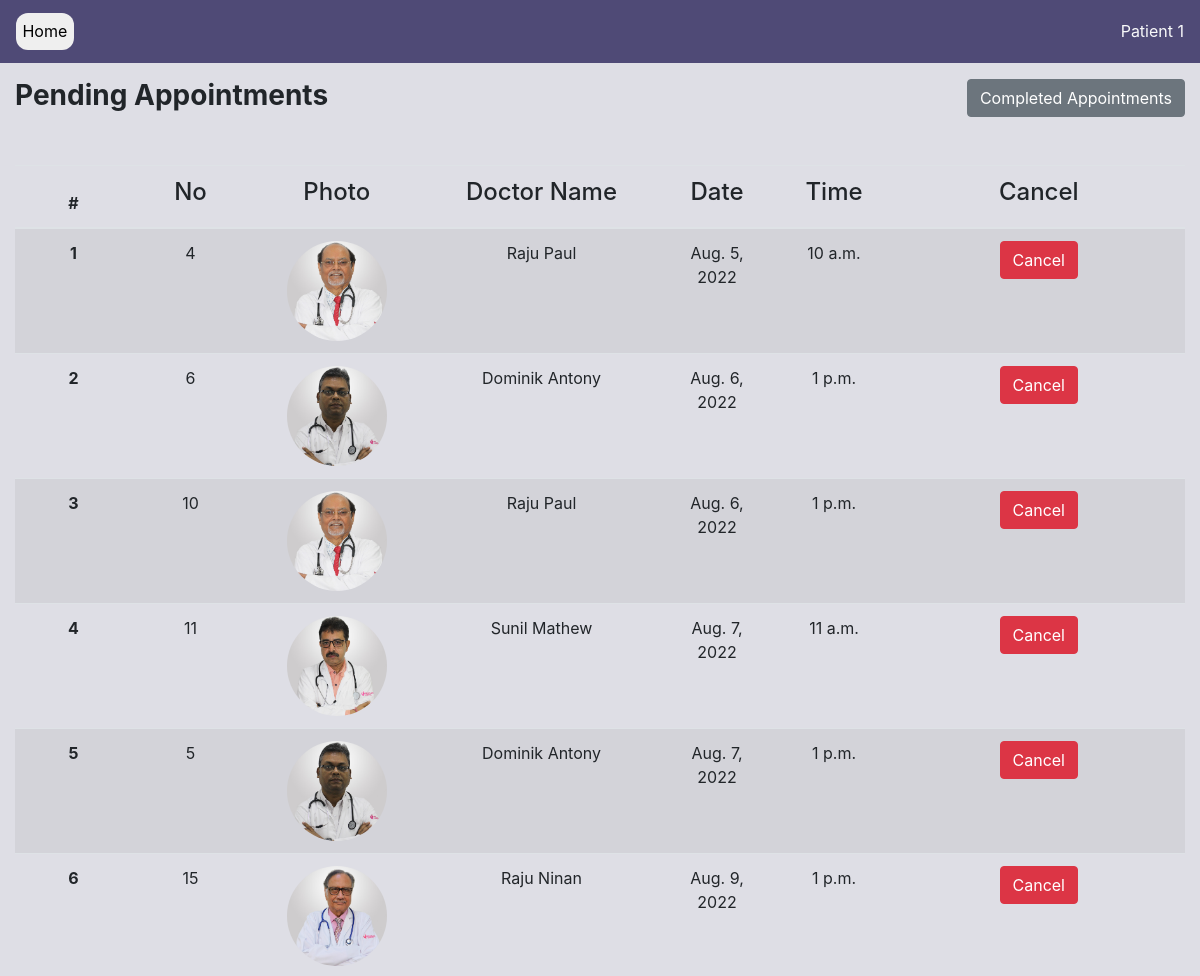
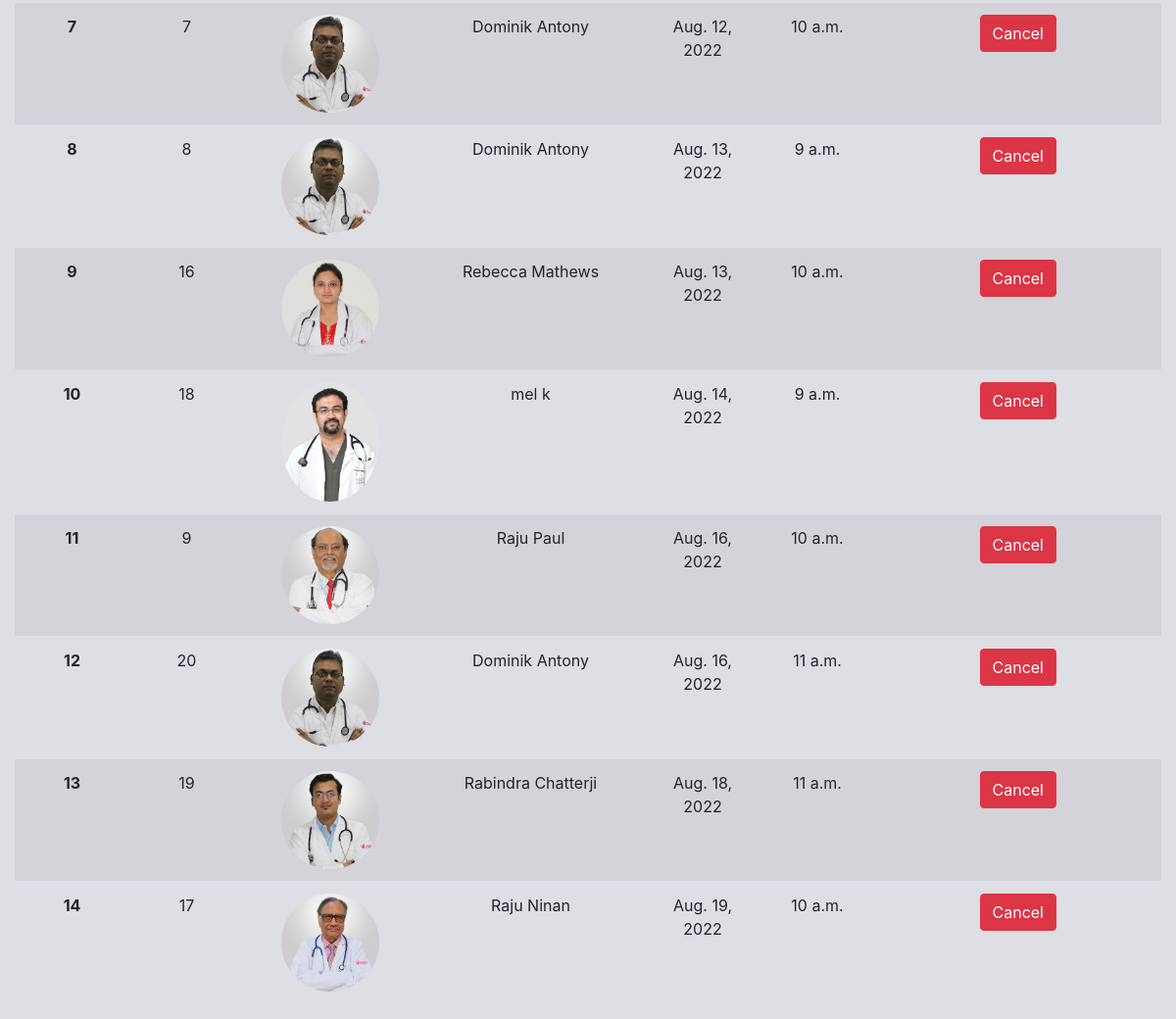
Screenshot of /appointment-list (signed in) with the database file from the repository (2 pictures, top to bottom).
### accounts/models.py (models this page shows, shortened)
class User(AbstractUser):
    DOCTOR = 'D'
    PATIENT = 'P'
    USER_TYPES = [
        (DOCTOR, 'Doctor'),
        (PATIENT, 'Patient'),
    ]
    MALE = 'M'
    FEMALE = 'F'
    OTHER = 'O'
    PREFER_NOT_TO_SAY = 'N'
    GENDER = [
        (MALE, 'Male'),
        (FEMALE, 'Female'),
        (OTHER, 'Other'),
        (PREFER_NOT_TO_SAY, 'Prefer not to say')
    ]
    class Meta:
        db_table = 'user'
    user_type = models.CharField(choices=USER_TYPES, max_length=1, default=PATIENT)
    gender = models.CharField(choices=GENDER,  max_length=1, default=PREFER_NOT_TO_SAY)
    phone = PhoneNumberField(null=True, blank=True)
    def is_patient(self):
        if self.user_type == 'P':
            return True
        return False

### appointment/models.py (models this page shows, shortened)
class Appointment(models.Model):
    TIME_SLOT = [
    (1, '9:00-10:00'),
    (2, '10:00-11:00'),
    (3, '11:00-12:00'),
    (4, '13:00-14:00'),
    ]
    doctor = models.ForeignKey(User,on_delete=models.CASCADE, limit_choices_to={'user_type': 'D'}, related_name='doctor')
    patient = models.ForeignKey(User,on_delete=models.CASCADE, limit_choices_to={'user_type': 'P'})
    date =  models.DateField()
    start_time = models.TimeField(null=True)
    end_time = models.TimeField(null=True)
    reason = models.TextField()
    status = models.BooleanField(default=False)
    class Meta:
        db_table = 'appointment'
        constraints = [
            models.UniqueConstraint(fields=['patient', 'doctor', 'date'], name='unique_booking')
        ]
        ordering = ['date', 'start_time']

### profiles/models.py (models this page shows, shortened)
class DoctorProfile(models.Model):
    class Meta:
        db_table = 'doctor_profile'
    user = models.OneToOneField(
        User, on_delete=models.CASCADE,
        primary_key=True, limit_choices_to={'user_type': 'D'},
        related_name='docprofile', #* related_name is used to give alternate name to the reverse relationship
        )
    profile_pic = models.ImageField(upload_to='images/profiles/doctors') #TODO Change directory to /images/doctor/username
    qualification = models.CharField(max_length=100, blank=True, null=True)
    department = models.ForeignKey(Department, on_delete=models.CASCADE)

### appointment/views.py (the view)
# urls.py: path('appointment-list', views.appointment_list, name='appointment-list'),
def appointment_list(request):
    context = {}
    user = request.user
    if not user.is_patient():
        return HttpResponse("NOT ALLOWED")
    appointments = Appointment.objects.filter(patient=user, status=False)
    context = {'appointments':appointments}
    return render(request, 'patient-appointment-list.html', context=context)

### PMS/context_processors.py (called while the page is built)
def get_departments(request):
    departments = Department.objects.all()
    return {'departments': departments}

def get_time_slots(request):
    time_slot = Appointment.TIME_SLOT
    return {"time_slot": time_slot}

### appointment/templates/patient-appointment-list.html (shortened to what this page needs)
{% load static %}
<!DOCTYPE html>
<html>
    <head>
        <link rel="stylesheet" href="https://cdn.jsdelivr.net/npm/bootstrap@4.0.0/dist/css/bootstrap.min.css">
    </head>
    <body>
        {% include 'navbar-simple.html' %}
        <section style="height: auto;">
            <div class="container-fluid">
                <div class="row pt-3" style="background-color: #8889a347;">
                    <div class="col-md-6" style="align-items: center;"><h3><b>Pending Appointments</b></h3></div>
                    <div class="col-md-6 text-right">
                        <a href="{% url 'appointment:patient-completed-appointment' %}" class="btn btn-secondary">
                            Completed Appointments
                        </a>
                    </div>
                <br>
                <br>
                <br>
                    <div class="col-md-12 col-12" style="align-items: center;">
                        <table class="table table-striped">
                            <thead>
                              <tr>
                                <th scope="col" width="10%">#</th>
                                <th scope="col"  width="10%"><h4>No</h4></th>
                                <th scope="col" width="15%"><h4>Photo</h4></th>
                                <th scope="col" width="20%"><h4>Doctor Name</h4></th>
                                <th scope="col" width="10%"><h4>Date</h4></th>
                                <th scope="col" width="10%"><h4>Time</h4></th>
                                <th scope="col"><h4>Cancel</h4></th>
                              </tr>
                            </thead>
                            <tbody>
{% for appointment in appointments %}
                                <tr>
                                    <th scope="row">{{forloop.counter}}</th>
                                    <td>{{appointment.id}}</td>
                                    <td>
                                        {%if appointment.doctor.docprofile.profile_pic %}
                                            <img src="{{appointment.doctor.docprofile.profile_pic.url}}" class="photo">
                                        {% else %}
                                            <img src="{% static 'images\doctor_default.jpg' %}" class="photo">
                                        {% endif %}
                                    </td>
                                    <td>{{appointment.doctor.get_full_name}}</td>
                                    <td>{{appointment.date}}</td>
                                    <td>{{appointment.start_time}}</td>
                                    <td>
                                        <form action="{% url 'appointment:cancel-appointment' %}" method="post">
                                            <button class="btn btn-danger" type="submit" name="app_id" value={{appointment.id}}>Cancel</button>
                                        </form>
                                    </td>
                                </tr>
{% endfor %}
                            </tbody>
                          </table>
                    </div>
                </div>
            </div>
        </section>
    </body>
</html>

### templates/navbar-simple.html (shortened to what this page needs)
<nav class="navbar navbar-expand-lg bg-dark">
    <a class="navbar-brand" href="{% url 'accounts:home'%}">
      <button class="button">Home</button>
    </a>
        <ul class="navbar-nav ml-auto">
            <li class="nav-item">
                <p class="text-light mb-0">{{user.get_full_name}}</p>
            </li>
        </ul>
</nav>

### templates/navbar-simple.html (style rules this page uses)
.bg-dark { background-color: #4c4774fa !important; }
.button { border-radius: 12px; border: 2px; font-size: 1rem; padding: 0.4rem; }

### appointment/templates/patient-appointment-list.html (style rules this page uses)
table { margin-top: 14px; }
th, td { text-align: center; }
.photo { width: 100px; border-radius: 50%; }

### rows the page displays
User: get_full_name "Patient 1"
Appointment: id "4", doctor.docprofile.profile_pic (picture), doctor.get_full_name "Raju Paul", date "Aug. 5, 2022", start_time "10 a.m."
Appointment: id "6", doctor.docprofile.profile_pic (picture), doctor.get_full_name "Dominik Antony", date "Aug. 6, 2022", start_time "1 p.m."
Appointment: id "10", doctor.docprofile.profile_pic (picture), doctor.get_full_name "Raju Paul", date "Aug. 6, 2022", start_time "1 p.m."
Appointment: id "11", doctor.docprofile.profile_pic (picture), doctor.get_full_name "Sunil Mathew", date "Aug. 7, 2022", start_time "11 a.m."
Appointment: id "5", doctor.docprofile.profile_pic (picture), doctor.get_full_name "Dominik Antony", date "Aug. 7, 2022", start_time "1 p.m."
Appointment: id "15", doctor.docprofile.profile_pic (picture), doctor.get_full_name "Raju Ninan", date "Aug. 9, 2022", start_time "1 p.m."
Appointment: id "7", doctor.docprofile.profile_pic (picture), doctor.get_full_name "Dominik Antony", date "Aug. 12, 2022", start_time "10 a.m."
Appointment: id "8", doctor.docprofile.profile_pic (picture), doctor.get_full_name "Dominik Antony", date "Aug. 13, 2022", start_time "9 a.m."
Appointment: id "16", doctor.docprofile.profile_pic (picture), doctor.get_full_name "Rebecca Mathews", date "Aug. 13, 2022", start_time "10 a.m."
Appointment: id "18", doctor.docprofile.profile_pic (picture), doctor.get_full_name "mel k", date "Aug. 14, 2022", start_time "9 a.m."
Appointment: id "9", doctor.docprofile.profile_pic (picture), doctor.get_full_name "Raju Paul", date "Aug. 16, 2022", start_time "10 a.m."
Appointment: id "20", doctor.docprofile.profile_pic (picture), doctor.get_full_name "Dominik Antony", date "Aug. 16, 2022", start_time "11 a.m."
Appointment: id "19", doctor.docprofile.profile_pic (picture), doctor.get_full_name "Rabindra Chatterji", date "Aug. 18, 2022", start_time "11 a.m."
Appointment: id "17", doctor.docprofile.profile_pic (picture), doctor.get_full_name "Raju Ninan", date "Aug. 19, 2022", start_time "10 a.m."
